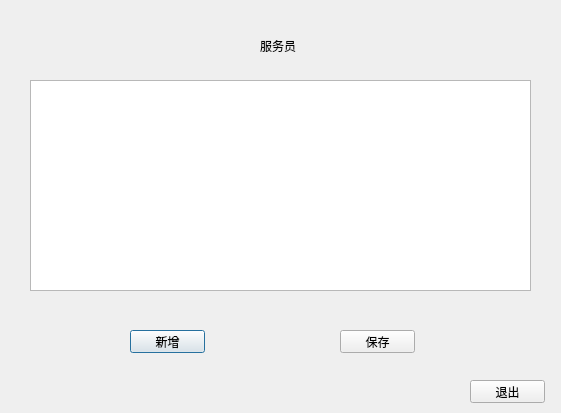
<?xml version="1.0" encoding="UTF-8"?>
<ui version="4.0">
 <class>manageWaiter</class>
 <widget class="QDialog" name="manageWaiter">
  <property name="geometry">
   <rect>
    <x>0</x>
    <y>0</y>
    <width>561</width>
    <height>413</height>
   </rect>
  </property>
  <property name="windowTitle">
   <string>Dialog</string>
  </property>
  <widget class="QTableWidget" name="tableWidget">
   <property name="geometry">
    <rect>
     <x>30</x>
     <y>80</y>
     <width>501</width>
     <height>211</height>
    </rect>
   </property>
  </widget>
  <widget class="QPushButton" name="pushButton">
   <property name="geometry">
    <rect>
     <x>130</x>
     <y>330</y>
     <width>75</width>
     <height>23</height>
    </rect>
   </property>
   <property name="text">
    <string>新增</string>
   </property>
  </widget>
  <widget class="QPushButton" name="pushButton_2">
   <property name="geometry">
    <rect>
     <x>340</x>
     <y>330</y>
     <width>75</width>
     <height>23</height>
    </rect>
   </property>
   <property name="text">
    <string>保存</string>
   </property>
  </widget>
  <widget class="QPushButton" name="pushButton_3">
   <property name="geometry">
    <rect>
     <x>470</x>
     <y>380</y>
     <width>75</width>
     <height>23</height>
    </rect>
   </property>
   <property name="text">
    <string>退出</string>
   </property>
  </widget>
  <widget class="QLabel" name="label">
   <property name="geometry">
    <rect>
     <x>260</x>
     <y>40</y>
     <width>54</width>
     <height>12</height>
    </rect>
   </property>
   <property name="text">
    <string>服务员</string>
   </property>
  </widget>
 </widget>
 <resources/>
 <connections/>
</ui>
